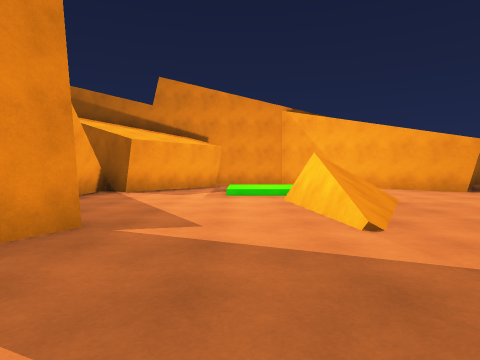
view 1 (above)

18 first-person views from a walk through a 3-D level made in the Unity game engine. The camera is 1.2 m above the floor, tilts 2° down and sees 75° across. The floor is counted in squares, 2 m on a side. Each view is taken from the middle of a square. On the plan, view 1 faces up. The plan holds only what a view shows up to about 9 squares ahead; the rest is blank. The place goes on beyond the plan.

view 2
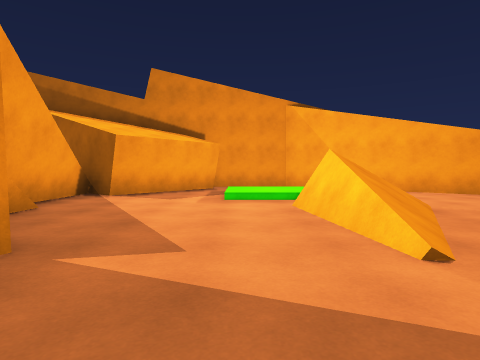

view 3
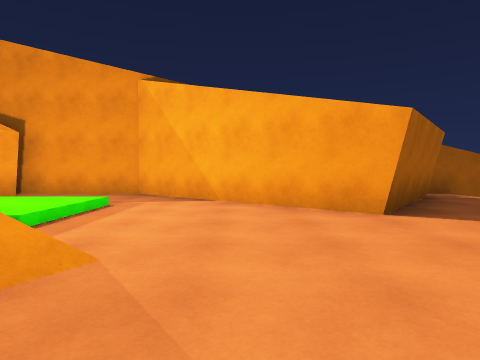

view 4
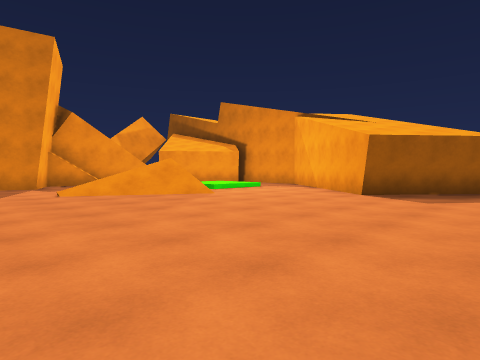

view 5
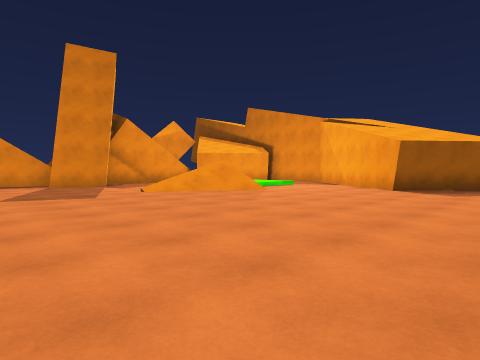

view 6
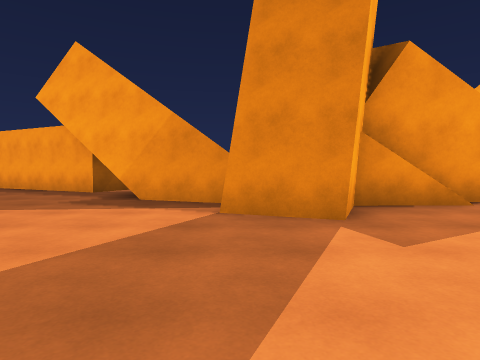

view 7
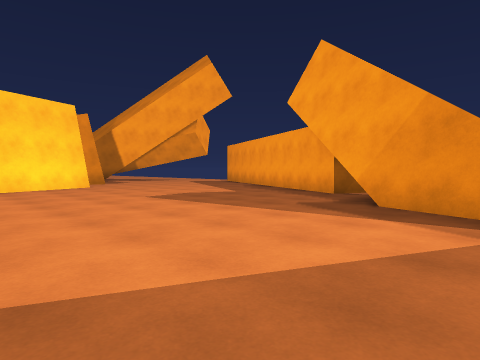

view 8
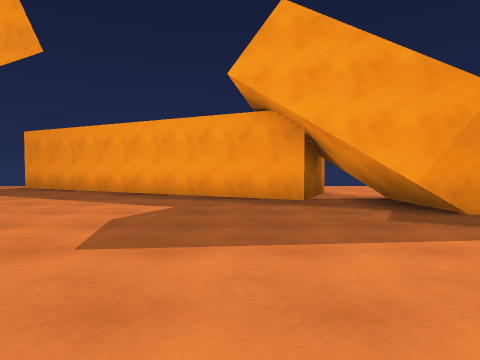

view 9
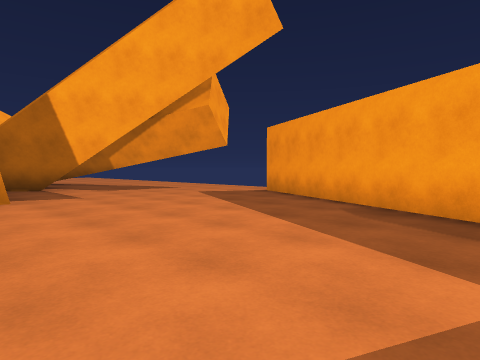

view 10
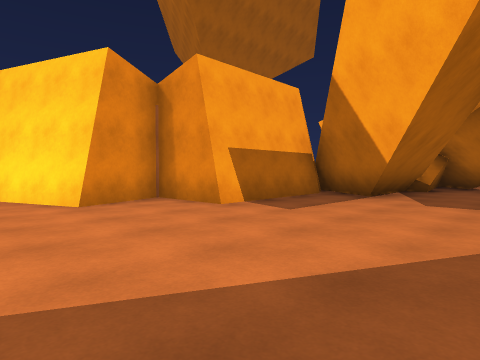

view 11
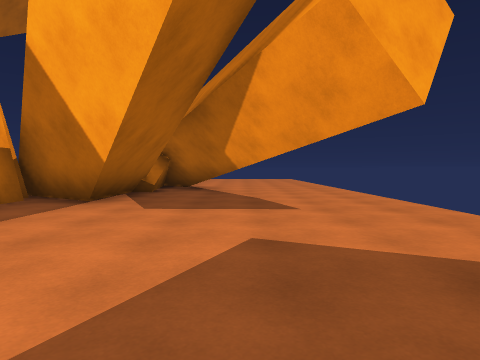

view 12
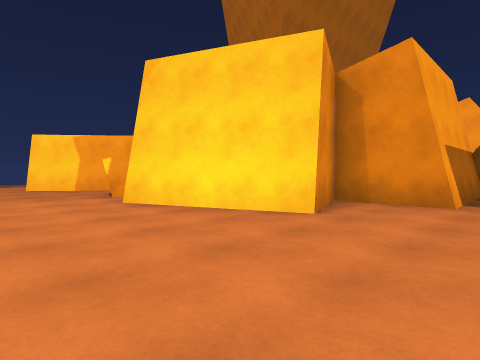

view 13
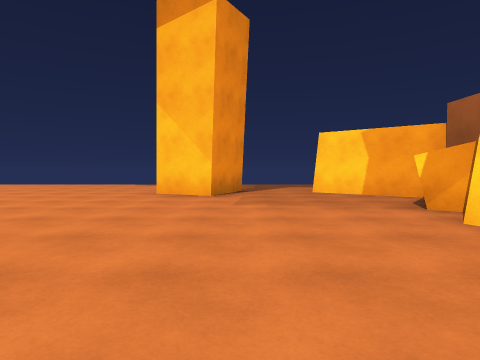

view 14
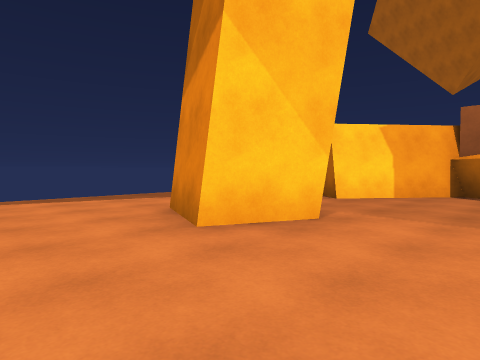

view 15
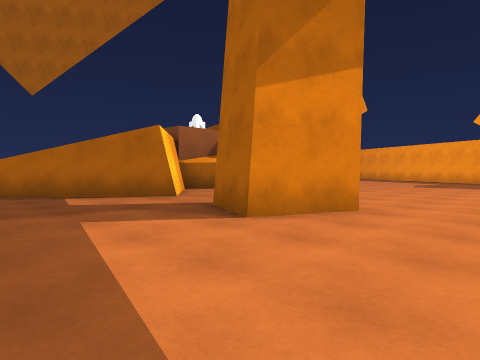

view 16
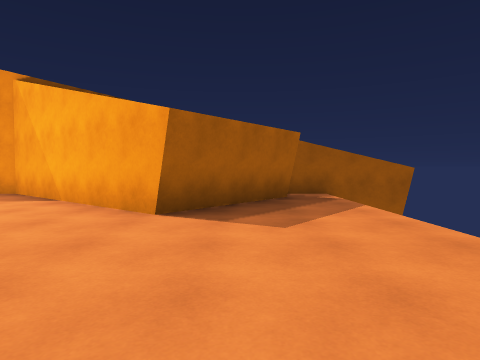

view 17
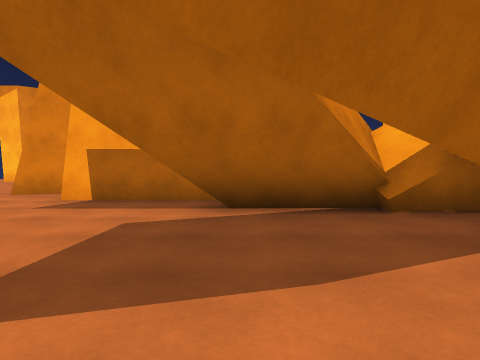

view 18
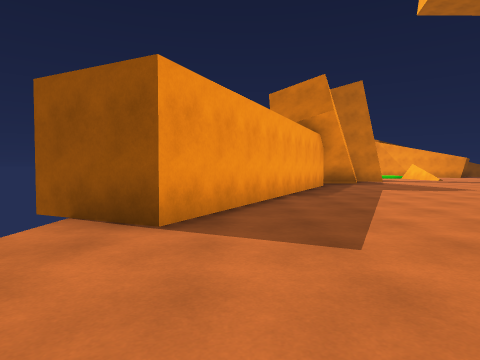

### Floor plan
Key: @ floor where view 1 was taken; # wall or solid block; x gap in a wall; . main floor; : floor 0.25 m higher than the main floor; / step, stairs or slope; ^ raised ledge.
Columns run from 12 left of view 1 to 10 right of it. Each row starts with its distance up from view 1.
 12            #####    ###
 11           ##...##  ##.
 10           #.....## #..
  9         ###.///..###..
  8         ##..::/...#...
  7         #...///.......
  6         #....# /......
  5         ##...x/.......
  4          #...#/.......
  3          ##../........
  2         ##............
  1        ##.............
  0       ##....@.........
 -1      ###..............
 -2      ##...............
 -3      #...........#....
 -4     ##..........###...
 -5     #............#....
 -6    ##................
 -7    #.............#...
 -8   ##.......##.#..##..
 -9 ###.......##########.
-10  .........#         ^
-11  .......###
-12  .......##
-13  .....#..#
-14  .....####
-15  ...#.####
-16  ...#..#
-17  ....###
-18       #

Positions as (right, up) in squares from view 1, and headings:
1: (0, 0), facing up
2: (0, 1), facing up
3: (4, 4), facing up
4: (9, 1), facing up-left
5: (9, -1), facing up-left
6: (2, 2), facing left
7: (1, 2), facing down-left
8: (0, -3), facing left
9: (-3, -4), facing down-left
10: (-8, -7), facing down-right
11: (-8, -8), facing down
12: (-5, -5), facing down-right
13: (-3, -5), facing right
14: (2, -1), facing down-right
15: (9, -1), facing down-left
16: (7, 4), facing up
17: (-10, -14), facing right
18: (-9, -13), facing up
